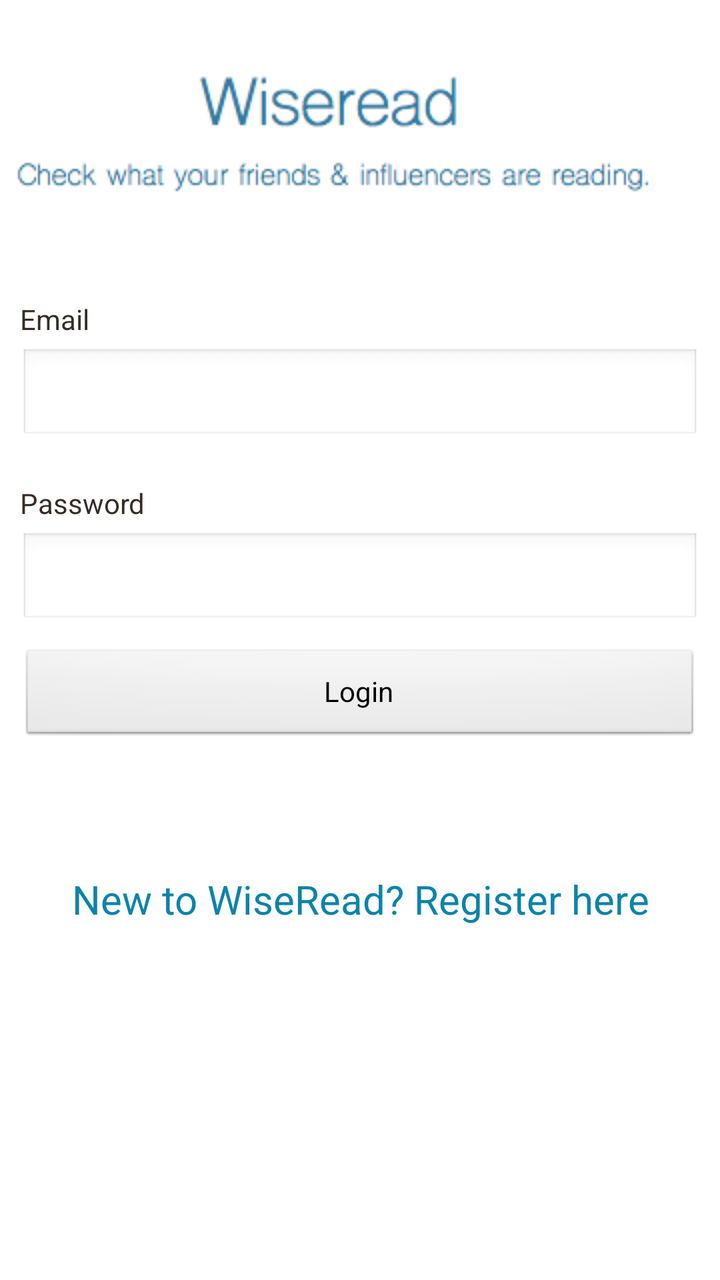
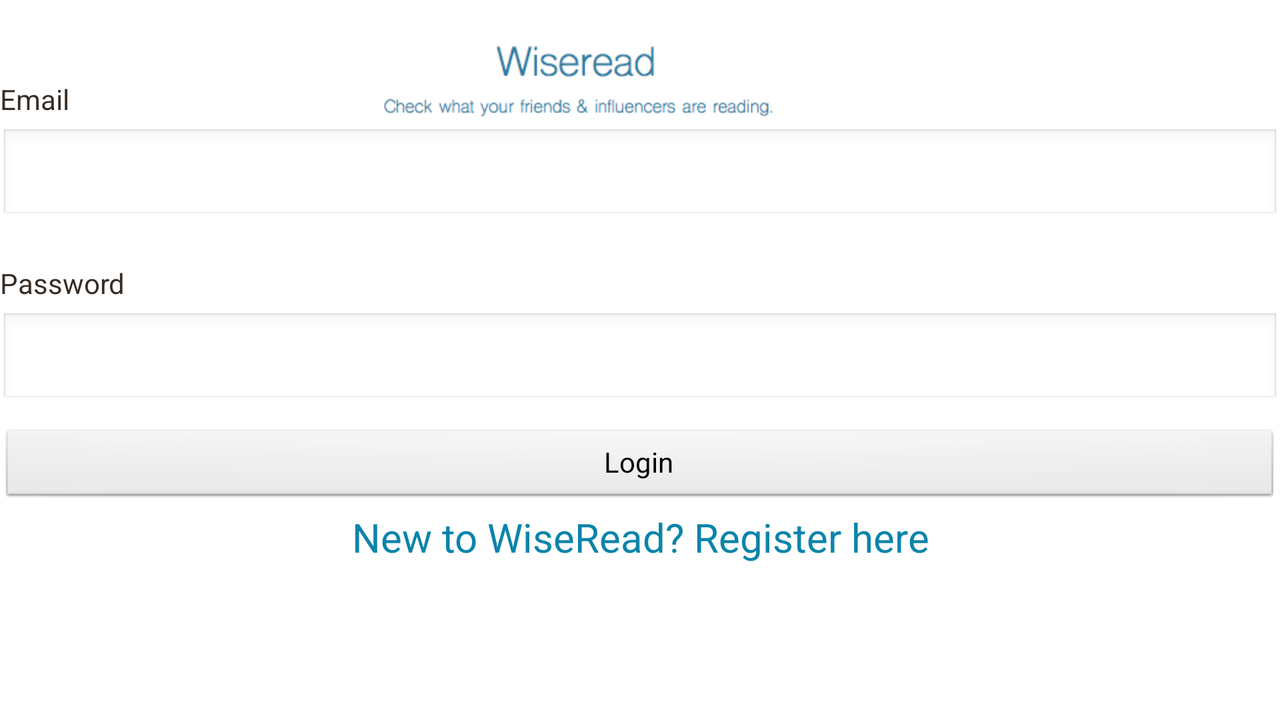

Two renders of one Android screen. The first uses the default layout on a phone; the second uses the alternative layout the repository ships for a different screen configuration, on a matching device. The two XML files are below.
<!-- AndroidManifest.xml: application theme AppTheme -->
<!-- res/layout/loginsignup.xml -->
<?xml version="1.0" encoding="utf-8"?>
    <RelativeLayout
    xmlns:android="http://schemas.android.com/apk/res/android"
    android:layout_width="fill_parent"
    android:layout_height="fill_parent"
    android:fillViewport="true" android:background="#ffffff">

    
        <LinearLayout android:id="@+id/header"
            android:layout_width="fill_parent"
            android:layout_height="wrap_content"
            android:paddingTop="20dip"
            android:paddingBottom="20dip"
            android:weightSum="1">

            
            <ImageView android:src="@drawable/next"
            android:layout_width="wrap_content"
            android:layout_height="92dp"
            android:layout_marginTop="0dip"
            android:id="@+id/asdd" />
            
        </LinearLayout>

        <LinearLayout
            android:layout_below="@id/header"
            android:id="@+id/skip"
            android:layout_width="fill_parent"
            android:layout_height="wrap_content"
            android:layout_marginTop="10dip"
            android:layout_marginBottom="10dip"
            android:orientation="vertical">

            </LinearLayout>
        
        <LinearLayout
            xmlns:android="http://schemas.android.com/apk/res/android"
            android:orientation="vertical"
            android:layout_width="match_parent"
            android:layout_height="wrap_content"
            android:padding="10dip"
            android:layout_marginBottom="53dp"
            android:id="@+id/asd"
            android:weightSum="1"
            android:layout_marginTop="140dp">
            
            <TextView android:layout_width="fill_parent"
                android:layout_height="wrap_content"
                android:textColor="#372c24"
                android:text="Email"/>
            <EditText android:layout_width="fill_parent"
                android:layout_height="wrap_content"
                android:layout_marginTop="5dip"
                android:layout_marginBottom="20dip"
                android:id="@+id/email"
                android:singleLine="true"/>
            
            <TextView android:layout_width="fill_parent"
                android:layout_height="wrap_content"
                android:textColor="#372c24"
                android:text="Password"/>
            <EditText android:layout_width="fill_parent"
                android:layout_height="wrap_content"
                android:id="@+id/password"
                android:layout_marginTop="5dip"
                android:singleLine="true"
                android:password="true"/>
            

            <Button android:id="@+id/btnLogin"
                android:layout_width="fill_parent"
                android:layout_height="wrap_content"
                android:layout_marginTop="10dip"
                android:onClick="onLoginClick"
                android:text="Login"/>
            <ImageView android:src="@drawable/index"
                android:layout_width="220dp"
                android:layout_marginLeft="63dp"
                android:layout_height="62dp"
                android:id="@+id/asdds" />

            
            <TextView android:id="@+id/link_to_register"
                android:layout_width="fill_parent"
                android:layout_height="0dp"
                android:layout_marginTop="2dip"
                android:layout_marginBottom="4dip"
                android:onClick="onSignupClick"
                android:text="New to WiseRead? Register here"
                android:gravity="center"
                android:textSize="20sp"
                android:textColor="#0b84aa"
                android:layout_weight="0.66" />

        </LinearLayout>
        

    </RelativeLayout>
<!-- resources referenced by this layout -->
<resources>
  <!-- drawable next: png bitmap (drawable-mdpi, 13550 bytes) -->
  <style name="AppTheme" parent="@android:style/Theme.Light">
          <item name="android:actionBarStyle">@style/MyActionBarTheme</item>
          <item name="android:layout_height">65dp</item>
      </style>
  <style name="MyActionBarTheme" parent="@android:style/Widget.Holo.Light.ActionBar">
          <item name="android:background">#ffffff</item>
      </style>
</resources>
<!-- res/layout-land/loginsignup.xml (the repository's variant of the layout above) -->
<!-- drawn on the phone turned sideways -->
<?xml version="1.0" encoding="utf-8"?>
<RelativeLayout
    xmlns:android="http://schemas.android.com/apk/res/android"
    android:layout_width="fill_parent"
    android:layout_height="fill_parent"
    android:fillViewport="true" android:background="#ffffff">

    
    <LinearLayout android:id="@+id/header"
        android:layout_width="fill_parent"
        android:layout_height="wrap_content"
        android:paddingTop="20dip"
        android:paddingBottom="20dip"
        android:weightSum="1">

        
        <ImageView android:src="@drawable/next"
            android:layout_width="wrap_content"
            android:layout_height="40dp"
            android:layout_marginTop="0dip"
            android:layout_marginLeft="123dp"
            android:id="@+id/asdd" />
        
    </LinearLayout>

    <LinearLayout
        android:layout_below="@id/header"
        android:id="@+id/skip"
        android:layout_width="fill_parent"
        android:layout_height="wrap_content"
        android:layout_marginTop="10dip"
        android:layout_marginBottom="10dip"
        android:orientation="vertical">

    </LinearLayout>
    
    <LinearLayout
        xmlns:android="http://schemas.android.com/apk/res/android"
        android:orientation="vertical"
        android:layout_width="match_parent"
        android:layout_height="wrap_content"
        android:padding="0dip"
        android:layout_marginBottom="3dp"
        android:id="@+id/asd"
        android:weightSum="1"
        android:layout_marginTop="40dp">
        
        <TextView android:layout_width="fill_parent"
            android:layout_height="wrap_content"
            android:textColor="#372c24"
            android:text="Email"/>
        <EditText android:layout_width="fill_parent"
            android:layout_height="wrap_content"
            android:layout_marginTop="5dip"
            android:layout_marginBottom="20dip"
            android:id="@+id/email"
            android:singleLine="true"/>
        
        <TextView android:layout_width="fill_parent"
            android:layout_height="wrap_content"
            android:textColor="#372c24"
            android:text="Password"/>
        <EditText android:layout_width="fill_parent"
            android:layout_height="wrap_content"
            android:id="@+id/password"
            android:layout_marginTop="5dip"
            android:singleLine="true"
            android:password="true"/>
        

        <Button android:id="@+id/btnLogin"
            android:layout_width="fill_parent"
            android:layout_height="39dp"
            android:layout_marginTop="10dip"
            android:onClick="onLoginClick"
            android:text="Login"/>

        
        <TextView android:id="@+id/link_to_register"
            android:layout_width="fill_parent"
            android:layout_height="0dp"
            android:layout_marginTop="2dip"
            android:layout_marginBottom="4dip"
            android:onClick="onSignupClick"
            android:text="New to WiseRead? Register here"
            android:gravity="center"
            android:textSize="20sp"
            android:textColor="#0b84aa"
            android:layout_weight="0.66" />

    </LinearLayout>
    

</RelativeLayout>
